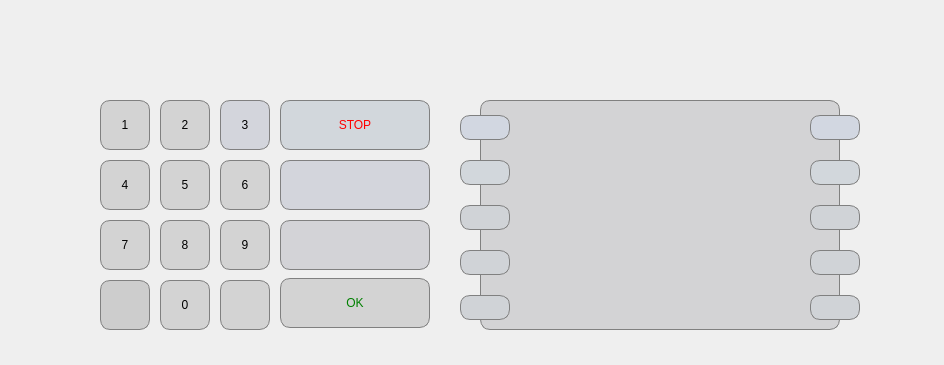
<?xml version="1.0" encoding="UTF-8"?>
<ui version="4.0">
 <class>UiTemplate</class>
 <widget class="QWidget" name="UiTemplate">
  <property name="geometry">
   <rect>
    <x>0</x>
    <y>0</y>
    <width>944</width>
    <height>365</height>
   </rect>
  </property>
  <property name="windowTitle">
   <string>Form</string>
  </property>
  <widget class="QPushButton" name="nr1Button">
   <property name="geometry">
    <rect>
     <x>100</x>
     <y>100</y>
     <width>50</width>
     <height>50</height>
    </rect>
   </property>
   <property name="styleSheet">
    <string notr="true">QPushButton
{
  border: 1px solid gray;
  border-radius: 10px;
  padding: 0 8px;
  background: rgb(211,211,211);
	font: 20pt &quot;Segoe UI&quot;;

}</string>
   </property>
   <property name="text">
    <string>1</string>
   </property>
  </widget>
  <widget class="QPushButton" name="nr2Button">
   <property name="geometry">
    <rect>
     <x>160</x>
     <y>100</y>
     <width>50</width>
     <height>50</height>
    </rect>
   </property>
   <property name="styleSheet">
    <string notr="true">QPushButton
{
  border: 1px solid gray;
  border-radius: 10px;
  padding: 0 8px;
  background: rgb(211,211,211);
	font: 20pt &quot;Segoe UI&quot;;

}</string>
   </property>
   <property name="text">
    <string>2</string>
   </property>
  </widget>
  <widget class="QPushButton" name="nr3Button">
   <property name="geometry">
    <rect>
     <x>220</x>
     <y>100</y>
     <width>50</width>
     <height>50</height>
    </rect>
   </property>
   <property name="styleSheet">
    <string notr="true">QPushButton
{
  border: 1px solid gray;
  border-radius: 10px;
  padding: 0 8px;
  background: rgb(211,213,220);
	font: 20pt &quot;Segoe UI&quot;;

}</string>
   </property>
   <property name="text">
    <string>3</string>
   </property>
  </widget>
  <widget class="QPushButton" name="nr4Button">
   <property name="geometry">
    <rect>
     <x>100</x>
     <y>160</y>
     <width>50</width>
     <height>50</height>
    </rect>
   </property>
   <property name="styleSheet">
    <string notr="true">QPushButton
{
  border: 1px solid gray;
  border-radius: 10px;
  padding: 0 8px;
  background: rgb(211,211,211);
	font: 20pt &quot;Segoe UI&quot;;

}</string>
   </property>
   <property name="text">
    <string>4</string>
   </property>
  </widget>
  <widget class="QPushButton" name="nr6Button">
   <property name="geometry">
    <rect>
     <x>220</x>
     <y>160</y>
     <width>50</width>
     <height>50</height>
    </rect>
   </property>
   <property name="styleSheet">
    <string notr="true">QPushButton
{
  border: 1px solid gray;
  border-radius: 10px;
  padding: 0 8px;
  background: rgb(211,211,211);
	font: 20pt &quot;Segoe UI&quot;;

}</string>
   </property>
   <property name="text">
    <string>6</string>
   </property>
  </widget>
  <widget class="QPushButton" name="nr5Button">
   <property name="geometry">
    <rect>
     <x>160</x>
     <y>160</y>
     <width>50</width>
     <height>50</height>
    </rect>
   </property>
   <property name="styleSheet">
    <string notr="true">QPushButton
{
  border: 1px solid gray;
  border-radius: 10px;
  padding: 0 8px;
  background: rgb(211,211,211);
	font: 20pt &quot;Segoe UI&quot;;

}</string>
   </property>
   <property name="text">
    <string>5</string>
   </property>
  </widget>
  <widget class="QPushButton" name="nr7Button">
   <property name="geometry">
    <rect>
     <x>100</x>
     <y>220</y>
     <width>50</width>
     <height>50</height>
    </rect>
   </property>
   <property name="styleSheet">
    <string notr="true">QPushButton
{
  border: 1px solid gray;
  border-radius: 10px;
  padding: 0 8px;
  background: rgb(211,211,211);
	font: 20pt &quot;Segoe UI&quot;;

}</string>
   </property>
   <property name="text">
    <string>7</string>
   </property>
  </widget>
  <widget class="QPushButton" name="nr9Button">
   <property name="geometry">
    <rect>
     <x>220</x>
     <y>220</y>
     <width>50</width>
     <height>50</height>
    </rect>
   </property>
   <property name="styleSheet">
    <string notr="true">QPushButton
{
  border: 1px solid gray;
  border-radius: 10px;
  padding: 0 8px;
  background: rgb(211,211,211);
	font: 20pt &quot;Segoe UI&quot;;

}</string>
   </property>
   <property name="text">
    <string>9</string>
   </property>
  </widget>
  <widget class="QPushButton" name="nr8Button">
   <property name="geometry">
    <rect>
     <x>160</x>
     <y>220</y>
     <width>50</width>
     <height>50</height>
    </rect>
   </property>
   <property name="styleSheet">
    <string notr="true">QPushButton
{
  border: 1px solid gray;
  border-radius: 10px;
  padding: 0 8px;
  background: rgb(211,211,211);
	font: 20pt &quot;Segoe UI&quot;;

}</string>
   </property>
   <property name="text">
    <string>8</string>
   </property>
  </widget>
  <widget class="QPushButton" name="leftEmptyButton">
   <property name="geometry">
    <rect>
     <x>100</x>
     <y>280</y>
     <width>50</width>
     <height>50</height>
    </rect>
   </property>
   <property name="styleSheet">
    <string notr="true">QPushButton
{
  border: 1px solid gray;
  border-radius: 10px;
  padding: 0 8px;
  background: rgb(205,205,205);
	font: 20pt &quot;Segoe UI&quot;;

}</string>
   </property>
   <property name="text">
    <string/>
   </property>
  </widget>
  <widget class="QPushButton" name="rightEmtyButton">
   <property name="geometry">
    <rect>
     <x>220</x>
     <y>280</y>
     <width>50</width>
     <height>50</height>
    </rect>
   </property>
   <property name="styleSheet">
    <string notr="true">QPushButton
{
  border: 1px solid gray;
  border-radius: 10px;
  padding: 0 8px;
  background: rgb(211,211,211);
	font: 20pt &quot;Segoe UI&quot;;

}</string>
   </property>
   <property name="text">
    <string/>
   </property>
  </widget>
  <widget class="QPushButton" name="nr0Button">
   <property name="geometry">
    <rect>
     <x>160</x>
     <y>280</y>
     <width>50</width>
     <height>50</height>
    </rect>
   </property>
   <property name="styleSheet">
    <string notr="true">QPushButton
{
  border: 1px solid gray;
  border-radius: 10px;
  padding: 0 8px;
  background: rgb(211,211,211);
	font: 20pt &quot;Segoe UI&quot;;

}</string>
   </property>
   <property name="text">
    <string>0</string>
   </property>
  </widget>
  <widget class="QPushButton" name="upperEmptyButton">
   <property name="geometry">
    <rect>
     <x>280</x>
     <y>160</y>
     <width>150</width>
     <height>50</height>
    </rect>
   </property>
   <property name="maximumSize">
    <size>
     <width>16777215</width>
     <height>16777215</height>
    </size>
   </property>
   <property name="styleSheet">
    <string notr="true">QPushButton
{
  border: 1px solid gray;
  border-radius: 10px;
  padding: 0 8px;
  background: rgb(211,213,220);
	font: 20pt &quot;Segoe UI&quot;;

}</string>
   </property>
   <property name="text">
    <string/>
   </property>
  </widget>
  <widget class="QPushButton" name="lowerEmptyButton">
   <property name="geometry">
    <rect>
     <x>280</x>
     <y>220</y>
     <width>150</width>
     <height>50</height>
    </rect>
   </property>
   <property name="maximumSize">
    <size>
     <width>16777215</width>
     <height>16777215</height>
    </size>
   </property>
   <property name="styleSheet">
    <string notr="true">QPushButton
{
  border: 1px solid gray;
  border-radius: 10px;
  padding: 0 8px;
  background: rgb(211,211,215);
	font: 20pt &quot;Segoe UI&quot;;

}</string>
   </property>
   <property name="text">
    <string/>
   </property>
  </widget>
  <widget class="QPushButton" name="stopButton">
   <property name="geometry">
    <rect>
     <x>280</x>
     <y>100</y>
     <width>150</width>
     <height>50</height>
    </rect>
   </property>
   <property name="maximumSize">
    <size>
     <width>16777215</width>
     <height>16777215</height>
    </size>
   </property>
   <property name="styleSheet">
    <string notr="true">QPushButton#stopButton

{
  border: 1px solid gray;
  border-radius: 10px;
  padding: 0 8px;
  background: rgb(210,215,220);
  font: 20pt &quot;Segoe UI&quot;;
  color:red;

}</string>
   </property>
   <property name="text">
    <string>STOP</string>
   </property>
  </widget>
  <widget class="QPushButton" name="okButton">
   <property name="geometry">
    <rect>
     <x>280</x>
     <y>278</y>
     <width>150</width>
     <height>50</height>
    </rect>
   </property>
   <property name="maximumSize">
    <size>
     <width>16777215</width>
     <height>16777215</height>
    </size>
   </property>
   <property name="styleSheet">
    <string notr="true">QPushButton#okButton
{
  border: 1px solid gray;
  border-radius: 10px;
  padding: 0 8px;
  background: rgb(211,211,211);
  font: 20pt &quot;Segoe UI&quot;;
  color:green;
}</string>
   </property>
   <property name="text">
    <string>OK</string>
   </property>
  </widget>
  <widget class="QTextBrowser" name="monitor">
   <property name="geometry">
    <rect>
     <x>480</x>
     <y>100</y>
     <width>360</width>
     <height>230</height>
    </rect>
   </property>
   <property name="styleSheet">
    <string notr="true">QTextBrowser
{
  border: 1px solid gray;
  border-radius: 10px;
  padding: 0 8px;
  background: rgb(211,211,213);
	font: 20pt &quot;Segoe UI&quot;;
	overflow: hide;
}



QScrollBar {
		width: 0px;
}</string>
   </property>
   <property name="lineWrapColumnOrWidth">
    <number>-2</number>
   </property>
   <property name="html">
    <string>&lt;!DOCTYPE HTML PUBLIC &quot;-//W3C//DTD HTML 4.0//EN&quot; &quot;http://www.w3.org/TR/REC-html40/strict.dtd&quot;&gt;
&lt;html&gt;&lt;head&gt;&lt;meta name=&quot;qrichtext&quot; content=&quot;1&quot; /&gt;&lt;meta charset=&quot;utf-8&quot; /&gt;&lt;style type=&quot;text/css&quot;&gt;
p, li { white-space: pre-wrap; }
hr { height: 1px; border-width: 0; }
li.unchecked::marker { content: &quot;\2610&quot;; }
li.checked::marker { content: &quot;\2612&quot;; }
&lt;/style&gt;&lt;/head&gt;&lt;body style=&quot; font-family:'Segoe UI'; font-size:20pt; font-weight:400; font-style:normal;&quot;&gt;
&lt;p style=&quot;-qt-paragraph-type:empty; margin-top:0px; margin-bottom:0px; margin-left:0px; margin-right:0px; -qt-block-indent:0; text-indent:0px;&quot;&gt;&lt;br /&gt;&lt;/p&gt;&lt;/body&gt;&lt;/html&gt;</string>
   </property>
   <property name="placeholderText">
    <string/>
   </property>
  </widget>
  <widget class="QPushButton" name="rightEmptyButton_8">
   <property name="geometry">
    <rect>
     <x>810</x>
     <y>115</y>
     <width>50</width>
     <height>25</height>
    </rect>
   </property>
   <property name="maximumSize">
    <size>
     <width>16777215</width>
     <height>16777215</height>
    </size>
   </property>
   <property name="styleSheet">
    <string notr="true">QPushButton
{
  border: 1px solid gray;
  border-radius: 10px;
  padding: 0 8px;
  background: rgb(210,215,225);
	font: 20pt &quot;Segoe UI&quot;;

}</string>
   </property>
   <property name="text">
    <string/>
   </property>
  </widget>
  <widget class="QPushButton" name="rightEmptyButton_5">
   <property name="geometry">
    <rect>
     <x>810</x>
     <y>250</y>
     <width>50</width>
     <height>25</height>
    </rect>
   </property>
   <property name="maximumSize">
    <size>
     <width>16777215</width>
     <height>16777215</height>
    </size>
   </property>
   <property name="styleSheet">
    <string notr="true">QPushButton
{
  border: 1px solid gray;
  border-radius: 10px;
  padding: 0 8px;
  background: rgb(208,211,215);
	font: 20pt &quot;Segoe UI&quot;;

}</string>
   </property>
   <property name="text">
    <string/>
   </property>
  </widget>
  <widget class="QPushButton" name="rightEmptyButton_7">
   <property name="geometry">
    <rect>
     <x>810</x>
     <y>160</y>
     <width>50</width>
     <height>25</height>
    </rect>
   </property>
   <property name="maximumSize">
    <size>
     <width>16777215</width>
     <height>16777215</height>
    </size>
   </property>
   <property name="styleSheet">
    <string notr="true">QPushButton
{
  border: 1px solid gray;
  border-radius: 10px;
  padding: 0 8px;
  background: rgb(210,215,220);
	font: 20pt &quot;Segoe UI&quot;;

}</string>
   </property>
   <property name="text">
    <string/>
   </property>
  </widget>
  <widget class="QPushButton" name="rightEmptyButton_6">
   <property name="geometry">
    <rect>
     <x>810</x>
     <y>205</y>
     <width>50</width>
     <height>25</height>
    </rect>
   </property>
   <property name="maximumSize">
    <size>
     <width>16777215</width>
     <height>16777215</height>
    </size>
   </property>
   <property name="styleSheet">
    <string notr="true">QPushButton
{
  border: 1px solid gray;
  border-radius: 10px;
  padding: 0 8px;
  background: rgb(208,211,215);
	font: 20pt &quot;Segoe UI&quot;;

}</string>
   </property>
   <property name="text">
    <string/>
   </property>
  </widget>
  <widget class="QPushButton" name="rightEmptyButton_4">
   <property name="geometry">
    <rect>
     <x>810</x>
     <y>295</y>
     <width>50</width>
     <height>25</height>
    </rect>
   </property>
   <property name="maximumSize">
    <size>
     <width>16777215</width>
     <height>16777215</height>
    </size>
   </property>
   <property name="styleSheet">
    <string notr="true">QPushButton
{
  border: 1px solid gray;
  border-radius: 10px;
  padding: 0 8px;
  background: rgb(208,211,215);
	font: 20pt &quot;Segoe UI&quot;;

}</string>
   </property>
   <property name="text">
    <string/>
   </property>
  </widget>
  <widget class="QPushButton" name="leftEmptyButton_7">
   <property name="geometry">
    <rect>
     <x>460</x>
     <y>160</y>
     <width>50</width>
     <height>25</height>
    </rect>
   </property>
   <property name="maximumSize">
    <size>
     <width>16777215</width>
     <height>16777215</height>
    </size>
   </property>
   <property name="styleSheet">
    <string notr="true">QPushButton
{
  border: 1px solid gray;
  border-radius: 10px;
  padding: 0 8px;
  background: rgb(210,215,220);
	font: 20pt &quot;Segoe UI&quot;;

}</string>
   </property>
   <property name="text">
    <string/>
   </property>
  </widget>
  <widget class="QPushButton" name="leftEmptyButton_8">
   <property name="geometry">
    <rect>
     <x>460</x>
     <y>115</y>
     <width>50</width>
     <height>25</height>
    </rect>
   </property>
   <property name="maximumSize">
    <size>
     <width>16777215</width>
     <height>16777215</height>
    </size>
   </property>
   <property name="styleSheet">
    <string notr="true">QPushButton
{
  border: 1px solid gray;
  border-radius: 10px;
  padding: 0 8px;
  background: rgb(210,215,225);
	font: 20pt &quot;Segoe UI&quot;;

}</string>
   </property>
   <property name="text">
    <string/>
   </property>
  </widget>
  <widget class="QPushButton" name="leftEmptyButton_4">
   <property name="geometry">
    <rect>
     <x>460</x>
     <y>295</y>
     <width>50</width>
     <height>25</height>
    </rect>
   </property>
   <property name="maximumSize">
    <size>
     <width>16777215</width>
     <height>16777215</height>
    </size>
   </property>
   <property name="styleSheet">
    <string notr="true">QPushButton
{
  border: 1px solid gray;
  border-radius: 10px;
  padding: 0 8px;
  background: rgb(208,211,215);
	font: 20pt &quot;Segoe UI&quot;;

}</string>
   </property>
   <property name="text">
    <string/>
   </property>
  </widget>
  <widget class="QPushButton" name="leftEmptyButton_6">
   <property name="geometry">
    <rect>
     <x>460</x>
     <y>205</y>
     <width>50</width>
     <height>25</height>
    </rect>
   </property>
   <property name="maximumSize">
    <size>
     <width>16777215</width>
     <height>16777215</height>
    </size>
   </property>
   <property name="styleSheet">
    <string notr="true">QPushButton
{
  border: 1px solid gray;
  border-radius: 10px;
  padding: 0 8px;
  background: rgb(208,211,215);
	font: 20pt &quot;Segoe UI&quot;;

}</string>
   </property>
   <property name="text">
    <string/>
   </property>
  </widget>
  <widget class="QPushButton" name="leftEmptyButton_5">
   <property name="geometry">
    <rect>
     <x>460</x>
     <y>250</y>
     <width>50</width>
     <height>25</height>
    </rect>
   </property>
   <property name="maximumSize">
    <size>
     <width>16777215</width>
     <height>16777215</height>
    </size>
   </property>
   <property name="styleSheet">
    <string notr="true">QPushButton
{
  border: 1px solid gray;
  border-radius: 10px;
  padding: 0 8px;
  background: rgb(208,211,215);
	font: 20pt &quot;Segoe UI&quot;;

}</string>
   </property>
   <property name="text">
    <string/>
   </property>
  </widget>
 </widget>
 <resources/>
 <connections/>
</ui>
